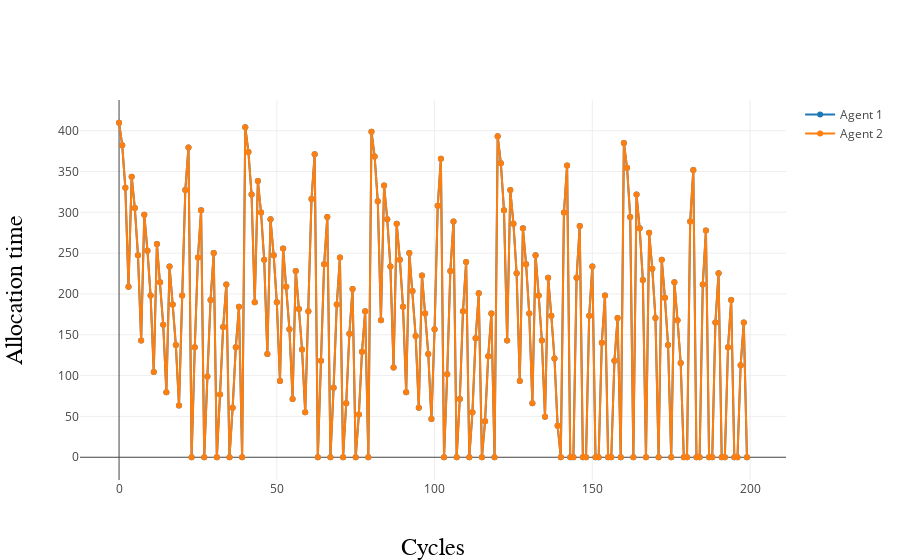

Source (notebook cell):
### Code cell
my_workplace.plot_allocations()

### Figure 1 — Plotly figure (JSON) as saved in the notebook; plotly's stock layout.template omitted (floating-point values rounded to 4 significant figures; data arrays with more than 128 entries replaced by an {"elided": "..."} marker saying what was removed)
{"data": [{"mode": "lines+markers", "name": "Agent 1", "type": "scatter", "uid": "7a819783-eafd-48f9-8faa-06fbba6a57d3", "x": {"elided": "200 int values"}, "y": {"elided": "200 float values"}}, {"mode": "lines+markers", "name": "Agent 2", "type": "scatter", "uid": "7953d02e-ec45-4753-b935-cec75cc1864a", "x": {"elided": "200 int values"}, "y": {"elided": "200 float values"}}], "layout": {"xaxis": {"title": "Cycles", "titlefont": {"color": "black", "family": "Arial, sans-serif", "size": 24}}, "yaxis": {"title": "Allocation time", "titlefont": {"color": "black", "family": "Arial, sans-serif", "size": 24}}}}
